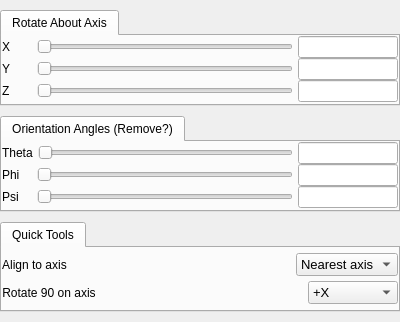
<?xml version="1.0" encoding="UTF-8"?>
<ui version="4.0">
 <class>OrientationAnglesGUI</class>
 <widget class="QWidget" name="OrientationAnglesGUI">
  <property name="geometry">
   <rect>
    <x>0</x>
    <y>0</y>
    <width>400</width>
    <height>322</height>
   </rect>
  </property>
  <property name="minimumSize">
   <size>
    <width>300</width>
    <height>0</height>
   </size>
  </property>
  <property name="windowTitle">
   <string>Form</string>
  </property>
  <layout class="QVBoxLayout" name="verticalLayout_3" stretch="1,1,1,0">
   <property name="spacing">
    <number>10</number>
   </property>
   <property name="sizeConstraint">
    <enum>QLayout::SetMinimumSize</enum>
   </property>
   <property name="leftMargin">
    <number>0</number>
   </property>
   <property name="topMargin">
    <number>10</number>
   </property>
   <property name="rightMargin">
    <number>0</number>
   </property>
   <property name="bottomMargin">
    <number>10</number>
   </property>
   <item>
    <widget class="QTabWidget" name="rotateAxisTab">
     <property name="currentIndex">
      <number>0</number>
     </property>
     <widget class="QWidget" name="tab">
      <attribute name="title">
       <string>Rotate About Axis</string>
      </attribute>
      <layout class="QVBoxLayout" name="verticalLayout_4">
       <property name="spacing">
        <number>0</number>
       </property>
       <property name="leftMargin">
        <number>0</number>
       </property>
       <property name="topMargin">
        <number>0</number>
       </property>
       <property name="rightMargin">
        <number>0</number>
       </property>
       <property name="bottomMargin">
        <number>0</number>
       </property>
       <item>
        <layout class="QHBoxLayout" name="horizontalLayout_7">
         <property name="spacing">
          <number>5</number>
         </property>
         <item>
          <widget class="QLabel" name="label_7">
           <property name="minimumSize">
            <size>
             <width>30</width>
             <height>0</height>
            </size>
           </property>
           <property name="text">
            <string>X</string>
           </property>
          </widget>
         </item>
         <item>
          <widget class="QSlider" name="xSlider">
           <property name="orientation">
            <enum>Qt::Horizontal</enum>
           </property>
          </widget>
         </item>
         <item>
          <widget class="QLineEdit" name="xEdit">
           <property name="sizePolicy">
            <sizepolicy hsizetype="Minimum" vsizetype="Fixed">
             <horstretch>0</horstretch>
             <verstretch>0</verstretch>
            </sizepolicy>
           </property>
           <property name="minimumSize">
            <size>
             <width>100</width>
             <height>0</height>
            </size>
           </property>
           <property name="maximumSize">
            <size>
             <width>100</width>
             <height>16777215</height>
            </size>
           </property>
           <property name="alignment">
            <set>Qt::AlignCenter</set>
           </property>
           <property name="readOnly">
            <bool>false</bool>
           </property>
          </widget>
         </item>
        </layout>
       </item>
       <item>
        <layout class="QHBoxLayout" name="horizontalLayout_8">
         <property name="spacing">
          <number>5</number>
         </property>
         <item>
          <widget class="QLabel" name="label_8">
           <property name="minimumSize">
            <size>
             <width>30</width>
             <height>0</height>
            </size>
           </property>
           <property name="text">
            <string>Y</string>
           </property>
          </widget>
         </item>
         <item>
          <widget class="QSlider" name="ySlider">
           <property name="orientation">
            <enum>Qt::Horizontal</enum>
           </property>
          </widget>
         </item>
         <item>
          <widget class="QLineEdit" name="yEdit">
           <property name="sizePolicy">
            <sizepolicy hsizetype="Minimum" vsizetype="Fixed">
             <horstretch>0</horstretch>
             <verstretch>0</verstretch>
            </sizepolicy>
           </property>
           <property name="minimumSize">
            <size>
             <width>100</width>
             <height>0</height>
            </size>
           </property>
           <property name="maximumSize">
            <size>
             <width>100</width>
             <height>16777215</height>
            </size>
           </property>
           <property name="alignment">
            <set>Qt::AlignCenter</set>
           </property>
           <property name="readOnly">
            <bool>false</bool>
           </property>
          </widget>
         </item>
        </layout>
       </item>
       <item>
        <layout class="QHBoxLayout" name="horizontalLayout_9">
         <property name="spacing">
          <number>5</number>
         </property>
         <item>
          <widget class="QLabel" name="label_9">
           <property name="minimumSize">
            <size>
             <width>30</width>
             <height>0</height>
            </size>
           </property>
           <property name="text">
            <string>Z</string>
           </property>
          </widget>
         </item>
         <item>
          <widget class="QSlider" name="zSlider">
           <property name="orientation">
            <enum>Qt::Horizontal</enum>
           </property>
          </widget>
         </item>
         <item>
          <widget class="QLineEdit" name="zEdit">
           <property name="sizePolicy">
            <sizepolicy hsizetype="Minimum" vsizetype="Fixed">
             <horstretch>0</horstretch>
             <verstretch>0</verstretch>
            </sizepolicy>
           </property>
           <property name="minimumSize">
            <size>
             <width>100</width>
             <height>0</height>
            </size>
           </property>
           <property name="maximumSize">
            <size>
             <width>100</width>
             <height>16777215</height>
            </size>
           </property>
           <property name="alignment">
            <set>Qt::AlignCenter</set>
           </property>
           <property name="readOnly">
            <bool>false</bool>
           </property>
          </widget>
         </item>
        </layout>
       </item>
      </layout>
     </widget>
    </widget>
   </item>
   <item>
    <widget class="QTabWidget" name="tabWidget_2">
     <property name="currentIndex">
      <number>0</number>
     </property>
     <widget class="QWidget" name="tab_3">
      <attribute name="title">
       <string>Orientation Angles (Remove?)</string>
      </attribute>
      <layout class="QVBoxLayout" name="verticalLayout">
       <property name="spacing">
        <number>0</number>
       </property>
       <property name="leftMargin">
        <number>0</number>
       </property>
       <property name="topMargin">
        <number>0</number>
       </property>
       <property name="rightMargin">
        <number>0</number>
       </property>
       <property name="bottomMargin">
        <number>0</number>
       </property>
       <item>
        <layout class="QHBoxLayout" name="horizontalLayout_10">
         <property name="spacing">
          <number>5</number>
         </property>
         <item>
          <widget class="QLabel" name="label_10">
           <property name="minimumSize">
            <size>
             <width>30</width>
             <height>0</height>
            </size>
           </property>
           <property name="text">
            <string>Theta</string>
           </property>
          </widget>
         </item>
         <item>
          <widget class="QSlider" name="thetaSlider">
           <property name="orientation">
            <enum>Qt::Horizontal</enum>
           </property>
          </widget>
         </item>
         <item>
          <widget class="QLineEdit" name="thetaEdit">
           <property name="sizePolicy">
            <sizepolicy hsizetype="Minimum" vsizetype="Fixed">
             <horstretch>0</horstretch>
             <verstretch>0</verstretch>
            </sizepolicy>
           </property>
           <property name="minimumSize">
            <size>
             <width>100</width>
             <height>0</height>
            </size>
           </property>
           <property name="maximumSize">
            <size>
             <width>100</width>
             <height>16777215</height>
            </size>
           </property>
           <property name="alignment">
            <set>Qt::AlignCenter</set>
           </property>
           <property name="readOnly">
            <bool>false</bool>
           </property>
          </widget>
         </item>
        </layout>
       </item>
       <item>
        <layout class="QHBoxLayout" name="horizontalLayout_11">
         <property name="spacing">
          <number>5</number>
         </property>
         <item>
          <widget class="QLabel" name="label_11">
           <property name="minimumSize">
            <size>
             <width>30</width>
             <height>0</height>
            </size>
           </property>
           <property name="text">
            <string>Phi</string>
           </property>
          </widget>
         </item>
         <item>
          <widget class="QSlider" name="phiSlider">
           <property name="orientation">
            <enum>Qt::Horizontal</enum>
           </property>
          </widget>
         </item>
         <item>
          <widget class="QLineEdit" name="phiEdit">
           <property name="sizePolicy">
            <sizepolicy hsizetype="Minimum" vsizetype="Fixed">
             <horstretch>0</horstretch>
             <verstretch>0</verstretch>
            </sizepolicy>
           </property>
           <property name="minimumSize">
            <size>
             <width>100</width>
             <height>0</height>
            </size>
           </property>
           <property name="maximumSize">
            <size>
             <width>100</width>
             <height>16777215</height>
            </size>
           </property>
           <property name="alignment">
            <set>Qt::AlignCenter</set>
           </property>
           <property name="readOnly">
            <bool>false</bool>
           </property>
          </widget>
         </item>
        </layout>
       </item>
       <item>
        <layout class="QHBoxLayout" name="horizontalLayout_12">
         <property name="spacing">
          <number>5</number>
         </property>
         <item>
          <widget class="QLabel" name="label_12">
           <property name="minimumSize">
            <size>
             <width>30</width>
             <height>0</height>
            </size>
           </property>
           <property name="text">
            <string>Psi</string>
           </property>
          </widget>
         </item>
         <item>
          <widget class="QSlider" name="psiSlider">
           <property name="orientation">
            <enum>Qt::Horizontal</enum>
           </property>
          </widget>
         </item>
         <item>
          <widget class="QLineEdit" name="psiEdit">
           <property name="sizePolicy">
            <sizepolicy hsizetype="Minimum" vsizetype="Fixed">
             <horstretch>0</horstretch>
             <verstretch>0</verstretch>
            </sizepolicy>
           </property>
           <property name="minimumSize">
            <size>
             <width>100</width>
             <height>0</height>
            </size>
           </property>
           <property name="maximumSize">
            <size>
             <width>100</width>
             <height>16777215</height>
            </size>
           </property>
           <property name="alignment">
            <set>Qt::AlignCenter</set>
           </property>
           <property name="readOnly">
            <bool>false</bool>
           </property>
          </widget>
         </item>
        </layout>
       </item>
      </layout>
     </widget>
    </widget>
   </item>
   <item>
    <widget class="QTabWidget" name="tabWidget_3">
     <property name="currentIndex">
      <number>0</number>
     </property>
     <widget class="QWidget" name="tab_5">
      <attribute name="title">
       <string>Quick Tools</string>
      </attribute>
      <layout class="QVBoxLayout" name="verticalLayout_2">
       <property name="spacing">
        <number>0</number>
       </property>
       <property name="leftMargin">
        <number>0</number>
       </property>
       <property name="topMargin">
        <number>0</number>
       </property>
       <property name="rightMargin">
        <number>0</number>
       </property>
       <property name="bottomMargin">
        <number>0</number>
       </property>
       <item>
        <layout class="QHBoxLayout" name="horizontalLayout">
         <property name="spacing">
          <number>0</number>
         </property>
         <property name="leftMargin">
          <number>0</number>
         </property>
         <property name="topMargin">
          <number>0</number>
         </property>
         <property name="rightMargin">
          <number>0</number>
         </property>
         <item>
          <widget class="QLabel" name="textLabel1_13">
           <property name="toolTip">
            <string>Select the compression level of the current isoline/contour plane</string>
           </property>
           <property name="text">
            <string>Align to axis</string>
           </property>
           <property name="alignment">
            <set>Qt::AlignCenter</set>
           </property>
           <property name="wordWrap">
            <bool>false</bool>
           </property>
          </widget>
         </item>
         <item>
          <spacer name="spacer111">
           <property name="orientation">
            <enum>Qt::Horizontal</enum>
           </property>
           <property name="sizeType">
            <enum>QSizePolicy::Expanding</enum>
           </property>
           <property name="sizeHint" stdset="0">
            <size>
             <width>30</width>
             <height>20</height>
            </size>
           </property>
          </spacer>
         </item>
         <item>
          <widget class="QComboBox" name="alignAxisCombo">
           <property name="minimumSize">
            <size>
             <width>90</width>
             <height>0</height>
            </size>
           </property>
           <property name="font">
            <font>
             <pointsize>10</pointsize>
            </font>
           </property>
           <property name="focusPolicy">
            <enum>Qt::ClickFocus</enum>
           </property>
           <property name="toolTip">
            <string>&lt;html&gt;&lt;head/&gt;&lt;body&gt;&lt;p&gt;Specify the approximation level (compression) for the data being used to calculate contour lines.&lt;/p&gt;&lt;/body&gt;&lt;/html&gt;</string>
           </property>
           <property name="whatsThis">
            <string>The Refinement parameter and (in the case of VDC2 data) the LOD parameter control the quality of the approximation used when visualizing a variable.  The Refinement parameter selects the grid resolutiion.  Coarser resolutions require less memory (RAM); less computation by the visualization algorithms; and for VDC1 data, less storage space on disk, therefore less time to read the data.  For VDC2 data the Refinement level has no impact on disk storage.  The LOD parameter, which is only available for VDC2 data sets, selects a compression level.  Variables with greater compression require less disk storage and can thus be read from disk by vaporgui more quickly, but have no impact on memory  (RAM) or computation time required by the visualziation algorithms.  For both LOD and Refinement, level 0 corresponds to the coarsest approximation available.</string>
           </property>
           <property name="maxCount">
            <number>5</number>
           </property>
           <item>
            <property name="text">
             <string>Nearest axis</string>
            </property>
           </item>
           <item>
            <property name="text">
             <string>+X</string>
            </property>
           </item>
           <item>
            <property name="text">
             <string>+Y</string>
            </property>
           </item>
           <item>
            <property name="text">
             <string>+Z</string>
            </property>
           </item>
           <item>
            <property name="text">
             <string>-Z</string>
            </property>
           </item>
          </widget>
         </item>
        </layout>
       </item>
       <item>
        <layout class="QHBoxLayout" name="horizontalLayout_2">
         <property name="spacing">
          <number>0</number>
         </property>
         <property name="leftMargin">
          <number>0</number>
         </property>
         <property name="topMargin">
          <number>0</number>
         </property>
         <property name="rightMargin">
          <number>0</number>
         </property>
         <item>
          <widget class="QLabel" name="textLabel1_14">
           <property name="toolTip">
            <string>Select the compression level of the current isoline/contour plane</string>
           </property>
           <property name="text">
            <string>Rotate 90 on axis</string>
           </property>
           <property name="alignment">
            <set>Qt::AlignCenter</set>
           </property>
           <property name="wordWrap">
            <bool>false</bool>
           </property>
          </widget>
         </item>
         <item>
          <spacer name="spacer111_2">
           <property name="orientation">
            <enum>Qt::Horizontal</enum>
           </property>
           <property name="sizeType">
            <enum>QSizePolicy::Expanding</enum>
           </property>
           <property name="sizeHint" stdset="0">
            <size>
             <width>30</width>
             <height>20</height>
            </size>
           </property>
          </spacer>
         </item>
         <item>
          <widget class="QComboBox" name="rotateAxisCombo">
           <property name="minimumSize">
            <size>
             <width>90</width>
             <height>0</height>
            </size>
           </property>
           <property name="font">
            <font>
             <pointsize>10</pointsize>
            </font>
           </property>
           <property name="focusPolicy">
            <enum>Qt::ClickFocus</enum>
           </property>
           <property name="toolTip">
            <string>&lt;html&gt;&lt;head/&gt;&lt;body&gt;&lt;p&gt;Specify the approximation level (compression) for the data being used to calculate contour lines.&lt;/p&gt;&lt;/body&gt;&lt;/html&gt;</string>
           </property>
           <property name="whatsThis">
            <string>The Refinement parameter and (in the case of VDC2 data) the LOD parameter control the quality of the approximation used when visualizing a variable.  The Refinement parameter selects the grid resolutiion.  Coarser resolutions require less memory (RAM); less computation by the visualization algorithms; and for VDC1 data, less storage space on disk, therefore less time to read the data.  For VDC2 data the Refinement level has no impact on disk storage.  The LOD parameter, which is only available for VDC2 data sets, selects a compression level.  Variables with greater compression require less disk storage and can thus be read from disk by vaporgui more quickly, but have no impact on memory  (RAM) or computation time required by the visualziation algorithms.  For both LOD and Refinement, level 0 corresponds to the coarsest approximation available.</string>
           </property>
           <property name="maxCount">
            <number>5</number>
           </property>
           <item>
            <property name="text">
             <string>+X</string>
            </property>
           </item>
           <item>
            <property name="text">
             <string>+Y</string>
            </property>
           </item>
           <item>
            <property name="text">
             <string>+Z</string>
            </property>
           </item>
           <item>
            <property name="text">
             <string>-X</string>
            </property>
           </item>
           <item>
            <property name="text">
             <string>-Z</string>
            </property>
           </item>
          </widget>
         </item>
        </layout>
       </item>
      </layout>
     </widget>
    </widget>
   </item>
   <item>
    <spacer name="verticalSpacer">
     <property name="orientation">
      <enum>Qt::Vertical</enum>
     </property>
     <property name="sizeHint" stdset="0">
      <size>
       <width>20</width>
       <height>0</height>
      </size>
     </property>
    </spacer>
   </item>
  </layout>
 </widget>
 <resources/>
 <connections/>
</ui>
